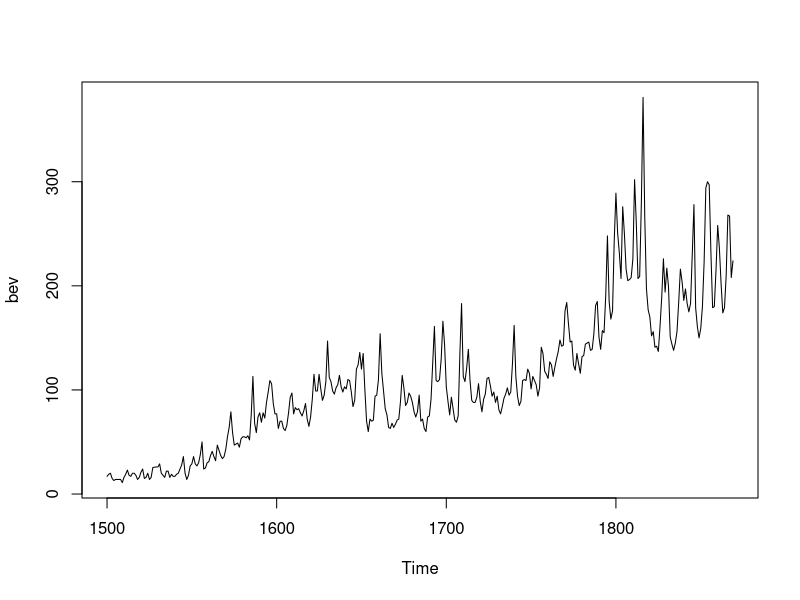
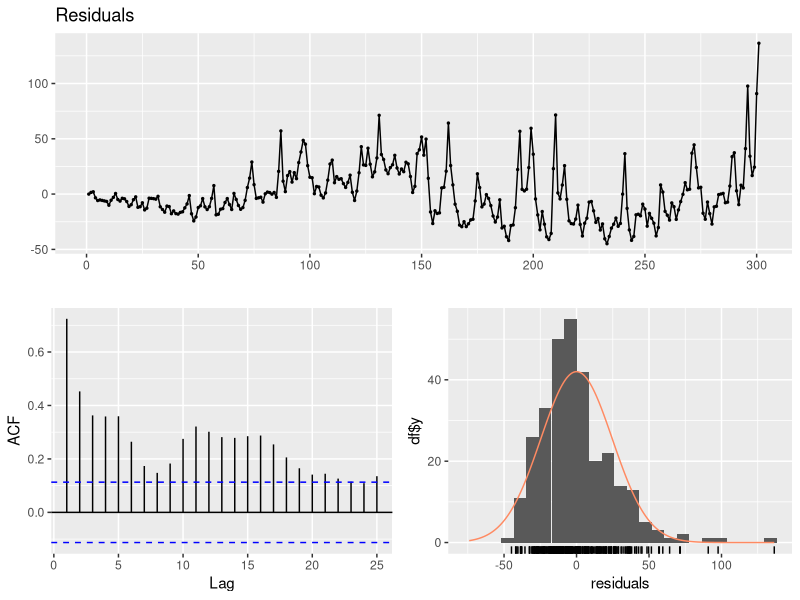

These charts were generated, in order, by the following R code:
### cargar paquetes
library(tseries)
library(Metrics)
library(forecast)
library(car)



## graficar serie de tiempo
data(bev)
plot(bev)
length(bev) ##verificar longitud para mirar separación
print(bev)

###Separación de datos train/test

bev_train=window(bev,end=1800) ## datos para entrenamiento
bev_test=window(bev,start=1801) ## datos para evaluación

t_train=c(1:301)
t_test= c(302:370)

### verificar separación correcta

length(bev_train)
length(t_train)

length(bev_test)
length(t_test)
###Crear data.frame

datos_tiempo_train=data.frame("bev"=bev_train,"t"=t_train)
datos_tiempo_test=data.frame("bev"=bev_test,"t"=t_test)


###### Ajustar/entrenar modelo de regresión lineal 

mod1=lm(bev~t,data=datos_tiempo_train)


summary(mod1)
AIC(mod1)
BIC(mod1)


####### MAPE de evaluación y mape de entrenamiento ###

###mape Entrenamiento modelo 1
predichos=predict(mod1)
mape(bev_train,predichos)*100
mae(bev_train,predichos)
sqrt(mse(bev_train,predichos))

###mape evaluación modelo 1

predichos_e=predict(mod1,newdata = datos_tiempo_test)
mape(bev_test,predichos_e)*100
mae(bev_test,predichos_e)



#### supuestos para residuales:
## distribuyen normal con media 0
## tienen varianza constante
## son independientes

checkresiduals(mod1)
